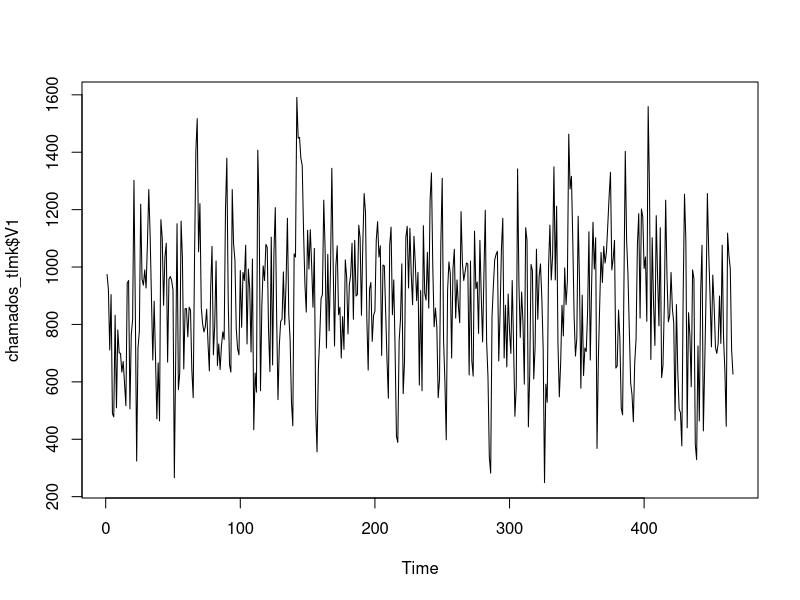
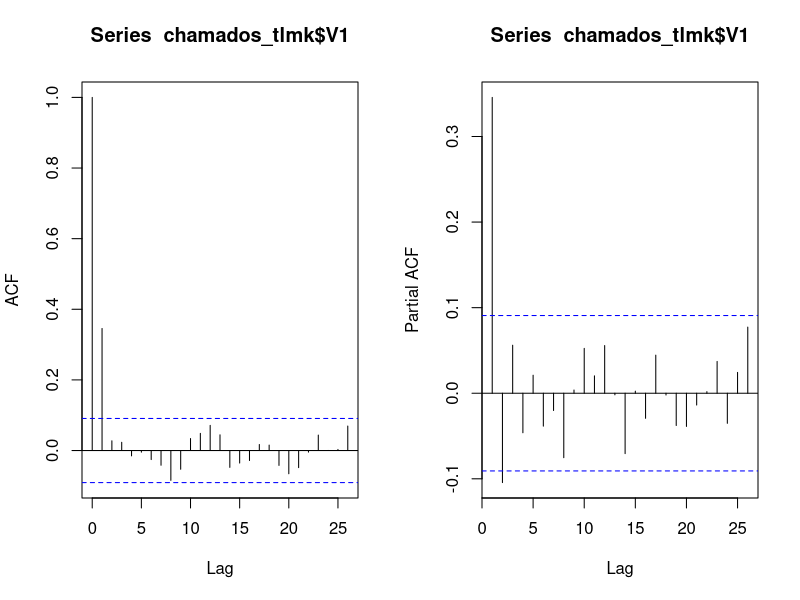
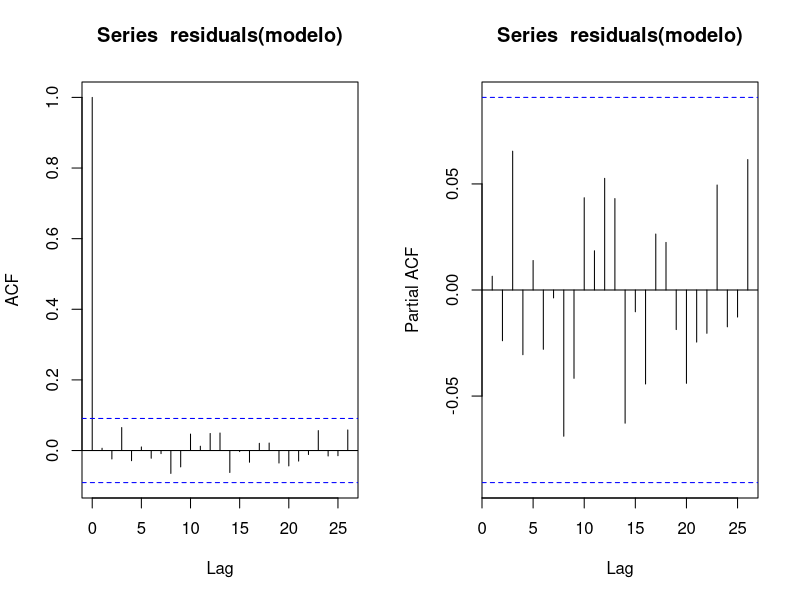

The R source for these figures, in order:
#Case Call Center

#Apontar diretório de dados
setwd("/home/wilber/Documentos/OneDrive/Estudos/FIA/Estatística Aplicada/Aula 20")
getwd()

#Leitura da base de dados
chamados_tlmk <- read.table("Operacao_telemarketing.txt", header = FALSE)

#Análise Exploratória da Série
summary(chamados_tlmk$V1)

#Gráfico temporal
ts.plot(chamados_tlmk$V1)

#Teste de Estacionariedade
#install.packages("tseries")
library(tseries)
adf.test(chamados_tlmk$V1)

#Gráfico de Autocorrelação e Autocorrelação Parcial da série
par(mfrow=c(1,2))
print(acf(chamados_tlmk$V1))
print(pacf(chamados_tlmk$V1))

#Ajuste do modelo: 'order = c(X,0,0)' em que X é a ordem do AR e cada NA indica os parâmetros a serem estimados 'fixed = c(NA,NA,NA)'
(modelo <- arima(chamados_tlmk$V1, order = c(2,0,0), fixed = c(NA,NA,NA)))

#Teste de hipótese dos parâmetros
#install.packages("lmtest")
library(lmtest)
coeftest(modelo)
par(mfrow=c(1,2))

#Gráfico de Autocorrelação e Autocorrelação Parcial dos resíduos
acf(residuals(modelo))
pacf(residuals(modelo))

#Projeção N passos para frente
install.packages("forecast")
library(forecast)
(projecao <- forecast(modelo, h=5))

alpha_0 <- 877.396897*(1-0.381796+0.103981)
alpha_0

(previsao_467 <-alpha_0 + 0.3817957*627-0.1039812*711)
(previsao_468 <-alpha_0 + 0.381796*799.1-0.103981*627)
